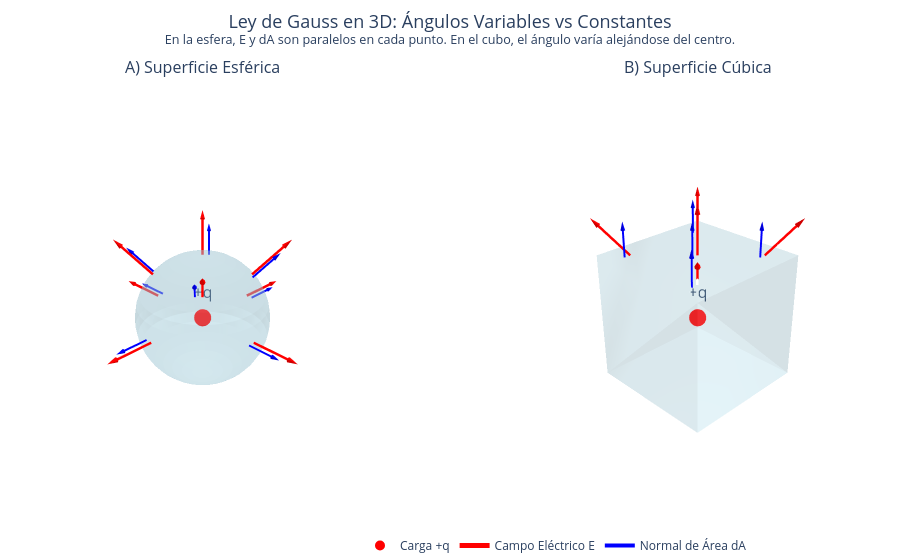

The notebook cell this image was saved under:
### Markdown cell above
## Análisis del Flujo

En la superficie de nuestra esfera imaginaria ocurren dos cosas vitales:
* El vector normal $d\vec{A}$ apunta radialmente hacia afuera en cada punto. Como el campo $\vec{E}$ también apunta radialmente hacia afuera, ambos vectores son paralelos ($\theta = 0^\circ$). Por tanto, el producto punto se simplifica: $\vec{E} \cdot d\vec{A} = E \, dA$.
* Todos los puntos de la esfera están a la misma distancia $r$ de la carga. Por simetría, la magnitud del campo $E$ debe ser constante en toda la superficie. 

## Planteamiento Matemático

Tomamos la Ley de Gauss y aplicamos nuestras simplificaciones:

$$\oint_{S} \vec{E} \cdot d\vec{A} = \frac{q_{\text{enc}}}{\epsilon_0}$$
$$\oint_{S} E \, dA = \frac{Q}{\epsilon_0}$$

Como $E$ es constante en nuestra esfera, ¡la sacamos de la integral!

$$E \oint_{S} dA = \frac{Q}{\epsilon_0}$$

¿Qué es $\oint dA$? Es simplemente el área total de nuestra superficie esférica. Sabiendo que el área de una esfera es $4\pi r^2$, sustituimos:

$$E (4\pi r^2) = \frac{Q}{\epsilon_0}$$

## Resultado Final

Despejamos $E$ y reorganizamos los términos:

$$E = \frac{1}{4\pi\epsilon_0} \frac{Q}{r^2}$$

¡Voilà! En apenas tres líneas de álgebra, hemos llegado exactamente a la misma ecuación empírica descubierta por Charles-Augustin de Coulomb. Sin integrales complejas, solo geometría y simetría.

### Code cell
# import numpy as np
# import plotly.graph_objects as go
# from plotly.subplots import make_subplots
# 
# def generar_comparacion_gauss_3d():
#     # ==========================================
#     # 1. CONFIGURACIÓN INICIAL DE LA FIGURA
#     # ==========================================
#     # Creamos un lienzo con 1 fila y 2 columnas preparadas para gráficos 3D ('scene')
#     fig = make_subplots(
#         rows=1, cols=2,
#         specs=[[{'type': 'scene'}, {'type': 'scene'}]],
#         subplot_titles=("A) Superficie Esférica", "B) Superficie Cúbica")
#     )
# 
#     # Parámetros físicos y visuales compartidos
#     R = 2.0  # Radio de la esfera
#     L = 2.0  # Mitad de la longitud de la arista del cubo (va de -2 a 2)
#     L_flecha_E = 1.2   # Largo del vector Campo Eléctrico para visualización
#     L_flecha_dA = 0.8  # Largo del vector Diferencial de Área para visualización
#     color_E = 'red'    # Color para el Campo Eléctrico
#     color_dA = 'blue'  # Color para el Vector Normal
#     color_S = 'lightblue' # Color de las superficies gaussianas
# 
#     # ==========================================
#     # CASO A: LA ESFERA (Lado Izquierdo)
#     # ==========================================
#     # Generamos la malla de la esfera usando coordenadas esféricas
#     u = np.linspace(0, 2 * np.pi, 40) # Ángulo acimutal (theta en física, de 0 a 2pi)
#     v = np.linspace(0, np.pi, 20)     # Ángulo polar (phi en física, de 0 a pi)
#     
#     # Conversión a coordenadas cartesianas para trazar la superficie
#     x_sph = R * np.outer(np.cos(u), np.sin(v))
#     y_sph = R * np.outer(np.sin(u), np.sin(v))
#     z_sph = R * np.outer(np.ones(np.size(u)), np.cos(v))
# 
#     # Añadimos la capa de la superficie esférica semitransparente
#     fig.add_trace(go.Surface(
#         x=x_sph, y=y_sph, z=z_sph,
#         opacity=0.3, colorscale=[[0, color_S], [1, color_S]], showscale=False, hoverinfo='skip'
#     ), row=1, col=1)
# 
#     # Añadimos la carga puntual en el origen (0,0,0)
#     fig.add_trace(go.Scatter3d(
#         x=[0], y=[0], z=[0], mode='markers+text',
#         marker=dict(size=10, color='red'), text=['+q'], textfont=dict(size=16), name='Carga +q', hoverinfo='skip'
#     ), row=1, col=1)
# 
#     # Definimos puntos de muestra sobre la esfera para dibujar los vectores
#     # Usamos coordenadas (acimutal, polar) para ubicarlos en distintos octantes y el ecuador
#     puntos_esfera = [(np.pi/4, np.pi/4), (3*np.pi/4, np.pi/4), (5*np.pi/4, np.pi/4), (7*np.pi/4, np.pi/4),
#                      (0, np.pi/2), (np.pi/2, np.pi/2), (np.pi, np.pi/2), (3*np.pi/2, np.pi/2)]
# 
#     for phi, theta in puntos_esfera:
#         # Convertimos el punto de origen de los vectores a cartesianas
#         px = R * np.cos(phi) * np.sin(theta)
#         py = R * np.sin(phi) * np.sin(theta)
#         pz = R * np.cos(theta)
# 
#         # Cálculo del Vector E: Sale radialmente desde el origen
#         dir_E = np.array([px, py, pz]) / R # Vector unitario radial
#         Ex, Ey, Ez = dir_E * L_flecha_E    # Escalamos a la longitud visual deseada
#         
#         # Cálculo del Vector dA: En una esfera, la normal también es estrictamente radial
#         dAx, dAy, dAz = dir_E * L_flecha_dA
#         
#         # Pequeño desplazamiento (offset) para que las flechas E y dA no se tapen exactamente
#         offset = 0.2
#         px_dA = px + offset * np.sin(phi)
#         py_dA = py - offset * np.cos(phi)
# 
#         # Dibujamos el "tallo" (línea) y la "punta" (cono) de la flecha roja (Campo E)
#         fig.add_trace(go.Scatter3d(x=[px, px+Ex], y=[py, py+Ey], z=[pz, pz+Ez], mode='lines', line=dict(color=color_E, width=5), hoverinfo='skip', showlegend=False), row=1, col=1)
#         fig.add_trace(go.Cone(x=[px+Ex], y=[py+Ey], z=[pz+Ez], u=[Ex], v=[Ey], w=[Ez], sizemode='absolute', sizeref=0.3, anchor='tail', colorscale=[[0, color_E], [1, color_E]], showscale=False, hoverinfo='skip'), row=1, col=1)
#         
#         # Dibujamos el "tallo" y la "punta" de la flecha azul (Área dA)
#         fig.add_trace(go.Scatter3d(x=[px_dA, px_dA+dAx], y=[py_dA, py_dA+dAy], z=[pz, pz+dAz], mode='lines', line=dict(color=color_dA, width=4), hoverinfo='skip', showlegend=False), row=1, col=1)
#         fig.add_trace(go.Cone(x=[px_dA+dAx], y=[py_dA+dAy], z=[pz+dAz], u=[dAx], v=[dAy], w=[dAz], sizemode='absolute', sizeref=0.25, anchor='tail', colorscale=[[0, color_dA], [1, color_dA]], showscale=False, hoverinfo='skip'), row=1, col=1)
# 
# 
#     # ==========================================
#     # CASO B: EL CUBO (Lado Derecho)
#     # ==========================================
#     # Generamos la malla del cubo definiendo sus 8 vértices y cómo se conectan las caras
#     x_cub = [-L, L, L, -L, -L, L, L, -L]
#     y_cub = [-L, -L, L, L, -L, -L, L, L]
#     z_cub = [-L, -L, -L, -L, L, L, L, L]
#     i_cub = [7, 0, 0, 0, 4, 4, 6, 6, 4, 0, 3, 2] # Índices de triangulación para las caras
#     j_cub = [3, 4, 1, 2, 5, 6, 5, 2, 0, 1, 6, 3]
#     k_cub = [0, 7, 2, 3, 6, 7, 1, 1, 5, 5, 7, 6]
# 
#     # Añadimos la superficie del cubo
#     fig.add_trace(go.Mesh3d(
#         x=x_cub, y=y_cub, z=z_cub, i=i_cub, j=j_cub, k=k_cub,
#         opacity=0.2, color=color_S, hoverinfo='skip'
#     ), row=1, col=2)
# 
#     # Añadimos la carga puntual en el centro del cubo
#     fig.add_trace(go.Scatter3d(
#         x=[0], y=[0], z=[0], mode='markers+text',
#         marker=dict(size=10, color='red'), text=['+q'], textfont=dict(size=16), showlegend=False, hoverinfo='skip'
#     ), row=1, col=2)
# 
#     # Elegimos puntos de muestra SOLO en la cara superior (plano z = L) para ilustrar el problema
#     puntos_cubo = [
#         (0, 0, L),           # Centro de la cara superior (donde E y dA sí son paralelos)
#         (L/1.5, L/1.5, L),   # Esquina superior derecha
#         (-L/1.5, L/1.5, L),  # Esquina superior izquierda
#         (L/1.5, -L/1.5, L),  # Esquina inferior derecha
#         (-L/1.5, -L/1.5, L)  # Esquina inferior izquierda
#     ]
# 
#     for px, py, pz in puntos_cubo:
#         # Vector E: Siempre irradia desde el origen (0,0,0)
#         dist = np.sqrt(px**2 + py**2 + pz**2)
#         dir_E = np.array([px, py, pz]) / dist # Vector unitario
#         Ex, Ey, Ez = dir_E * L_flecha_E
#         
#         # Vector dA: En la cara superior, la normal SIEMPRE apunta recto hacia arriba (eje z positivo)
#         dir_dA = np.array([0, 0, 1])
#         dAx, dAy, dAz = dir_dA * L_flecha_dA
# 
#         # Pequeño desplazamiento lateral para que no se pisen en el centro
#         offset = 0.2
#         px_dA = px + offset
#         py_dA = py
# 
#         # Dibujamos flecha roja (Campo E)
#         fig.add_trace(go.Scatter3d(x=[px, px+Ex], y=[py, py+Ey], z=[pz, pz+Ez], mode='lines', line=dict(color=color_E, width=5), hoverinfo='skip', showlegend=False), row=1, col=2)
#         fig.add_trace(go.Cone(x=[px+Ex], y=[py+Ey], z=[pz+Ez], u=[Ex], v=[Ey], w=[Ez], sizemode='absolute', sizeref=0.3, anchor='tail', colorscale=[[0, color_E], [1, color_E]], showscale=False, hoverinfo='skip'), row=1, col=2)
#         
#         # Dibujamos flecha azul (Área dA)
#         fig.add_trace(go.Scatter3d(x=[px_dA, px_dA+dAx], y=[py_dA, py_dA+dAy], z=[pz, pz+dAz], mode='lines', line=dict(color=color_dA, width=4), hoverinfo='skip', showlegend=False), row=1, col=2)
#         fig.add_trace(go.Cone(x=[px_dA+dAx], y=[py_dA+dAy], z=[pz+dAz], u=[dAx], v=[dAy], w=[dAz], sizemode='absolute', sizeref=0.25, anchor='tail', colorscale=[[0, color_dA], [1, color_dA]], showscale=False, hoverinfo='skip'), row=1, col=2)
# 
# 
#     # ==========================================
#     # 3. LEYENDAS Y ESTILOS GLOBALES
#     # ==========================================
#     # Trazas "fantasma" (invisibles) solo para que aparezcan en la leyenda principal
#     fig.add_trace(go.Scatter3d(x=[None], y=[None], z=[None], mode='lines', line=dict(color=color_E, width=5), name='Campo Eléctrico E'))
#     fig.add_trace(go.Scatter3d(x=[None], y=[None], z=[None], mode='lines', line=dict(color=color_dA, width=4), name='Normal de Área dA'))
# 
#     # Restringimos los ejes a un cubo de contención exacto de -3.5 a 3.5.
#     # Esto evita el bug donde la esfera se deforma y se vuelve un elipsoide al rotarla.
#     axis_settings = dict(visible=False, range=[-3.5, 3.5])
#     scene_config = dict(
#         xaxis=axis_settings,
#         yaxis=axis_settings,
#         zaxis=axis_settings,
#         camera=dict(eye=dict(x=1.5, y=1.5, z=1.2)), # Posición inicial de la cámara
#         aspectmode='cube' # Fuerza a que la caja que contiene la gráfica sea un cubo perfecto
#     )
# 
#     # Aplicamos la configuración a ambos paneles y al título
#     fig.update_layout(
#         title=dict(
#             text="Ley de Gauss en 3D: Ángulos Variables vs Constantes<br><sup>En la esfera, E y dA son paralelos en cada punto. En el cubo, el ángulo varía alejándose del centro.</sup>",
#             x=0.5, y=0.95, font=dict(size=18)
#         ),
#         scene=scene_config,
#         scene2=scene_config,
#         margin=dict(l=0, r=0, b=0, t=80),
#         legend=dict(x=0.4, y=0.05, orientation="h", bgcolor='rgba(255, 255, 255, 0.8)')
#     )
# 
#     # Mostramos el gráfico interactivo en el cuaderno y lo exportamos para el libro
#     # fig.show()
#     # fig.write_html("gauss_comparacion_3d.html", include_plotlyjs='cdn')
#     # print("¡Listo! Archivo 'gauss_comparacion_3d.html' guardado con éxito y distorsión corregida.")
# 
# # Ejecutar la función
# # generar_comparacion_gauss_3d()

### Figure 1 — Plotly figure (JSON) as saved in the notebook; plotly's stock layout.template omitted (floating-point values rounded to 4 significant figures; data arrays with more than 128 entries replaced by an {"elided": "..."} marker saying what was removed)
{"data": [{"colorscale": [[0, "lightblue"], [1, "lightblue"]], "hoverinfo": "skip", "opacity": 0.3, "scene": "scene", "showscale": false, "type": "surface", "x": {"elided": "40x20 float values"}, "y": {"elided": "40x20 float values"}, "z": {"elided": "40x20 float values"}}, {"hoverinfo": "skip", "marker": {"color": "red", "size": 10}, "mode": "markers+text", "name": "Carga +q", "scene": "scene", "text": ["+q"], "textfont": {"size": 16}, "type": "scatter3d", "x": [0], "y": [0], "z": [0]}, {"hoverinfo": "skip", "line": {"color": "red", "width": 5}, "mode": "lines", "scene": "scene", "showlegend": false, "type": "scatter3d", "x": [1, 1.6], "y": [1.0, 1.6], "z": [1.414, 2.263]}, {"anchor": "tail", "colorscale": [[0, "red"], [1, "red"]], "hoverinfo": "skip", "scene": "scene", "showscale": false, "sizemode": "absolute", "sizeref": 0.3, "type": "cone", "u": [0.6], "v": [0.6], "w": [0.8485], "x": [1.6], "y": [1.6], "z": [2.263]}, {"hoverinfo": "skip", "line": {"color": "blue", "width": 4}, "mode": "lines", "scene": "scene", "showlegend": false, "type": "scatter3d", "x": [1.141, 1.541], "y": [0.8586, 1.259], "z": [1.414, 1.98]}, {"anchor": "tail", "colorscale": [[0, "blue"], [1, "blue"]], "hoverinfo": "skip", "scene": "scene", "showscale": false, "sizemode": "absolute", "sizeref": 0.25, "type": "cone", "u": [0.4], "v": [0.4], "w": [0.5657], "x": [1.541], "y": [1.259], "z": [1.98]}, {"hoverinfo": "skip", "line": {"color": "red", "width": 5}, "mode": "lines", "scene": "scene", "showlegend": false, "type": "scatter3d", "x": [-1.0, -1.6], "y": [1, 1.6], "z": [1.414, 2.263]}, {"anchor": "tail", "colorscale": [[0, "red"], [1, "red"]], "hoverinfo": "skip", "scene": "scene", "showscale": false, "sizemode": "absolute", "sizeref": 0.3, "type": "cone", "u": [-0.6], "v": [0.6], "w": [0.8485], "x": [-1.6], "y": [1.6], "z": [2.263]}, {"hoverinfo": "skip", "line": {"color": "blue", "width": 4}, "mode": "lines", "scene": "scene", "showlegend": false, "type": "scatter3d", "x": [-0.8586, -1.259], "y": [1.141, 1.541], "z": [1.414, 1.98]}, {"anchor": "tail", "colorscale": [[0, "blue"], [1, "blue"]], "hoverinfo": "skip", "scene": "scene", "showscale": false, "sizemode": "absolute", "sizeref": 0.25, "type": "cone", "u": [-0.4], "v": [0.4], "w": [0.5657], "x": [-1.259], "y": [1.541], "z": [1.98]}, {"hoverinfo": "skip", "line": {"color": "red", "width": 5}, "mode": "lines", "scene": "scene", "showlegend": false, "type": "scatter3d", "x": [-1.0, -1.6], "y": [-1.0, -1.6], "z": [1.414, 2.263]}, {"anchor": "tail", "colorscale": [[0, "red"], [1, "red"]], "hoverinfo": "skip", "scene": "scene", "showscale": false, "sizemode": "absolute", "sizeref": 0.3, "type": "cone", "u": [-0.6], "v": [-0.6], "w": [0.8485], "x": [-1.6], "y": [-1.6], "z": [2.263]}, {"hoverinfo": "skip", "line": {"color": "blue", "width": 4}, "mode": "lines", "scene": "scene", "showlegend": false, "type": "scatter3d", "x": [-1.141, -1.541], "y": [-0.8586, -1.259], "z": [1.414, 1.98]}, {"anchor": "tail", "colorscale": [[0, "blue"], [1, "blue"]], "hoverinfo": "skip", "scene": "scene", "showscale": false, "sizemode": "absolute", "sizeref": 0.25, "type": "cone", "u": [-0.4], "v": [-0.4], "w": [0.5657], "x": [-1.541], "y": [-1.259], "z": [1.98]}, {"hoverinfo": "skip", "line": {"color": "red", "width": 5}, "mode": "lines", "scene": "scene", "showlegend": false, "type": "scatter3d", "x": [1.0, 1.6], "y": [-1.0, -1.6], "z": [1.414, 2.263]}, {"anchor": "tail", "colorscale": [[0, "red"], [1, "red"]], "hoverinfo": "skip", "scene": "scene", "showscale": false, "sizemode": "absolute", "sizeref": 0.3, "type": "cone", "u": [0.6], "v": [-0.6], "w": [0.8485], "x": [1.6], "y": [-1.6], "z": [2.263]}, {"hoverinfo": "skip", "line": {"color": "blue", "width": 4}, "mode": "lines", "scene": "scene", "showlegend": false, "type": "scatter3d", "x": [0.8586, 1.259], "y": [-1.141, -1.541], "z": [1.414, 1.98]}, {"anchor": "tail", "colorscale": [[0, "blue"], [1, "blue"]], "hoverinfo": "skip", "scene": "scene", "showscale": false, "sizemode": "absolute", "sizeref": 0.25, "type": "cone", "u": [0.4], "v": [-0.4], "w": [0.5657], "x": [1.259], "y": [-1.541], "z": [1.98]}, {"hoverinfo": "skip", "line": {"color": "red", "width": 5}, "mode": "lines", "scene": "scene", "showlegend": false, "type": "scatter3d", "x": [2, 3.2], "y": [0, 0], "z": [1.225e-16, 1.959e-16]}, {"anchor": "tail", "colorscale": [[0, "red"], [1, "red"]], "hoverinfo": "skip", "scene": "scene", "showscale": false, "sizemode": "absolute", "sizeref": 0.3, "type": "cone", "u": [1.2], "v": [0], "w": [7.348e-17], "x": [3.2], "y": [0], "z": [1.959e-16]}, {"hoverinfo": "skip", "line": {"color": "blue", "width": 4}, "mode": "lines", "scene": "scene", "showlegend": false, "type": "scatter3d", "x": [2, 2.8], "y": [-0.2, -0.2], "z": [1.225e-16, 1.715e-16]}, {"anchor": "tail", "colorscale": [[0, "blue"], [1, "blue"]], "hoverinfo": "skip", "scene": "scene", "showscale": false, "sizemode": "absolute", "sizeref": 0.25, "type": "cone", "u": [0.8], "v": [0], "w": [4.899e-17], "x": [2.8], "y": [-0.2], "z": [1.715e-16]}, {"hoverinfo": "skip", "line": {"color": "red", "width": 5}, "mode": "lines", "scene": "scene", "showlegend": false, "type": "scatter3d", "x": [1.225e-16, 1.959e-16], "y": [2, 3.2], "z": [1.225e-16, 1.959e-16]}, {"anchor": "tail", "colorscale": [[0, "red"], [1, "red"]], "hoverinfo": "skip", "scene": "scene", "showscale": false, "sizemode": "absolute", "sizeref": 0.3, "type": "cone", "u": [7.348e-17], "v": [1.2], "w": [7.348e-17], "x": [1.959e-16], "y": [3.2], "z": [1.959e-16]}, {"hoverinfo": "skip", "line": {"color": "blue", "width": 4}, "mode": "lines", "scene": "scene", "showlegend": false, "type": "scatter3d", "x": [0.2, 0.2], "y": [2, 2.8], "z": [1.225e-16, 1.715e-16]}, {"anchor": "tail", "colorscale": [[0, "blue"], [1, "blue"]], "hoverinfo": "skip", "scene": "scene", "showscale": false, "sizemode": "absolute", "sizeref": 0.25, "type": "cone", "u": [4.899e-17], "v": [0.8], "w": [4.899e-17], "x": [0.2], "y": [2.8], "z": [1.715e-16]}, {"hoverinfo": "skip", "line": {"color": "red", "width": 5}, "mode": "lines", "scene": "scene", "showlegend": false, "type": "scatter3d", "x": [-2, -3.2], "y": [2.449e-16, 3.919e-16], "z": [1.225e-16, 1.959e-16]}, {"anchor": "tail", "colorscale": [[0, "red"], [1, "red"]], "hoverinfo": "skip", "scene": "scene", "showscale": false, "sizemode": "absolute", "sizeref": 0.3, "type": "cone", "u": [-1.2], "v": [1.47e-16], "w": [7.348e-17], "x": [-3.2], "y": [3.919e-16], "z": [1.959e-16]}, {"hoverinfo": "skip", "line": {"color": "blue", "width": 4}, "mode": "lines", "scene": "scene", "showlegend": false, "type": "scatter3d", "x": [-2, -2.8], "y": [0.2, 0.2], "z": [1.225e-16, 1.715e-16]}, {"anchor": "tail", "colorscale": [[0, "blue"], [1, "blue"]], "hoverinfo": "skip", "scene": "scene", "showscale": false, "sizemode": "absolute", "sizeref": 0.25, "type": "cone", "u": [-0.8], "v": [9.797e-17], "w": [4.899e-17], "x": [-2.8], "y": [0.2], "z": [1.715e-16]}, {"hoverinfo": "skip", "line": {"color": "red", "width": 5}, "mode": "lines", "scene": "scene", "showlegend": false, "type": "scatter3d", "x": [-3.674e-16, -5.878e-16], "y": [-2, -3.2], "z": [1.225e-16, 1.959e-16]}, {"anchor": "tail", "colorscale": [[0, "red"], [1, "red"]], "hoverinfo": "skip", "scene": "scene", "showscale": false, "sizemode": "absolute", "sizeref": 0.3, "type": "cone", "u": [-2.204e-16], "v": [-1.2], "w": [7.348e-17], "x": [-5.878e-16], "y": [-3.2], "z": [1.959e-16]}, {"hoverinfo": "skip", "line": {"color": "blue", "width": 4}, "mode": "lines", "scene": "scene", "showlegend": false, "type": "scatter3d", "x": [-0.2, -0.2], "y": [-2, -2.8], "z": [1.225e-16, 1.715e-16]}, {"anchor": "tail", "colorscale": [[0, "blue"], [1, "blue"]], "hoverinfo": "skip", "scene": "scene", "showscale": false, "sizemode": "absolute", "sizeref": 0.25, "type": "cone", "u": [-1.47e-16], "v": [-0.8], "w": [4.899e-17], "x": [-0.2], "y": [-2.8], "z": [1.715e-16]}, {"color": "lightblue", "hoverinfo": "skip", "i": [7, 0, 0, 0, 4, 4, 6, 6, 4, 0, 3, 2], "j": [3, 4, 1, 2, 5, 6, 5, 2, 0, 1, 6, 3], "k": [0, 7, 2, 3, 6, 7, 1, 1, 5, 5, 7, 6], "opacity": 0.2, "scene": "scene2", "type": "mesh3d", "x": [-2, 2, 2, -2, -2, 2, 2, -2], "y": [-2, -2, 2, 2, -2, -2, 2, 2], "z": [-2, -2, -2, -2, 2, 2, 2, 2]}, {"hoverinfo": "skip", "marker": {"color": "red", "size": 10}, "mode": "markers+text", "scene": "scene2", "showlegend": false, "text": ["+q"], "textfont": {"size": 16}, "type": "scatter3d", "x": [0], "y": [0], "z": [0]}, {"hoverinfo": "skip", "line": {"color": "red", "width": 5}, "mode": "lines", "scene": "scene2", "showlegend": false, "type": "scatter3d", "x": [0, 0], "y": [0, 0], "z": [2, 3.2]}, {"anchor": "tail", "colorscale": [[0, "red"], [1, "red"]], "hoverinfo": "skip", "scene": "scene2", "showscale": false, "sizemode": "absolute", "sizeref": 0.3, "type": "cone", "u": [0], "v": [0], "w": [1.2], "x": [0], "y": [0], "z": [3.2]}, {"hoverinfo": "skip", "line": {"color": "blue", "width": 4}, "mode": "lines", "scene": "scene2", "showlegend": false, "type": "scatter3d", "x": [0.2, 0.2], "y": [0, 0], "z": [2, 2.8]}, {"anchor": "tail", "colorscale": [[0, "blue"], [1, "blue"]], "hoverinfo": "skip", "scene": "scene2", "showscale": false, "sizemode": "absolute", "sizeref": 0.25, "type": "cone", "u": [0], "v": [0], "w": [0.8], "x": [0.2], "y": [0], "z": [2.8]}, {"hoverinfo": "skip", "line": {"color": "red", "width": 5}, "mode": "lines", "scene": "scene2", "showlegend": false, "type": "scatter3d", "x": [1.333, 1.915], "y": [1.333, 1.915], "z": [2, 2.873]}, {"anchor": "tail", "colorscale": [[0, "red"], [1, "red"]], "hoverinfo": "skip", "scene": "scene2", "showscale": false, "sizemode": "absolute", "sizeref": 0.3, "type": "cone", "u": [0.5821], "v": [0.5821], "w": [0.8731], "x": [1.915], "y": [1.915], "z": [2.873]}, {"hoverinfo": "skip", "line": {"color": "blue", "width": 4}, "mode": "lines", "scene": "scene2", "showlegend": false, "type": "scatter3d", "x": [1.533, 1.533], "y": [1.333, 1.333], "z": [2, 2.8]}, {"anchor": "tail", "colorscale": [[0, "blue"], [1, "blue"]], "hoverinfo": "skip", "scene": "scene2", "showscale": false, "sizemode": "absolute", "sizeref": 0.25, "type": "cone", "u": [0], "v": [0], "w": [0.8], "x": [1.533], "y": [1.333], "z": [2.8]}, {"hoverinfo": "skip", "line": {"color": "red", "width": 5}, "mode": "lines", "scene": "scene2", "showlegend": false, "type": "scatter3d", "x": [-1.333, -1.915], "y": [1.333, 1.915], "z": [2, 2.873]}, {"anchor": "tail", "colorscale": [[0, "red"], [1, "red"]], "hoverinfo": "skip", "scene": "scene2", "showscale": false, "sizemode": "absolute", "sizeref": 0.3, "type": "cone", "u": [-0.5821], "v": [0.5821], "w": [0.8731], "x": [-1.915], "y": [1.915], "z": [2.873]}, {"hoverinfo": "skip", "line": {"color": "blue", "width": 4}, "mode": "lines", "scene": "scene2", "showlegend": false, "type": "scatter3d", "x": [-1.133, -1.133], "y": [1.333, 1.333], "z": [2, 2.8]}, {"anchor": "tail", "colorscale": [[0, "blue"], [1, "blue"]], "hoverinfo": "skip", "scene": "scene2", "showscale": false, "sizemode": "absolute", "sizeref": 0.25, "type": "cone", "u": [0], "v": [0], "w": [0.8], "x": [-1.133], "y": [1.333], "z": [2.8]}, {"hoverinfo": "skip", "line": {"color": "red", "width": 5}, "mode": "lines", "scene": "scene2", "showlegend": false, "type": "scatter3d", "x": [1.333, 1.915], "y": [-1.333, -1.915], "z": [2, 2.873]}, {"anchor": "tail", "colorscale": [[0, "red"], [1, "red"]], "hoverinfo": "skip", "scene": "scene2", "showscale": false, "sizemode": "absolute", "sizeref": 0.3, "type": "cone", "u": [0.5821], "v": [-0.5821], "w": [0.8731], "x": [1.915], "y": [-1.915], "z": [2.873]}, {"hoverinfo": "skip", "line": {"color": "blue", "width": 4}, "mode": "lines", "scene": "scene2", "showlegend": false, "type": "scatter3d", "x": [1.533, 1.533], "y": [-1.333, -1.333], "z": [2, 2.8]}, {"anchor": "tail", "colorscale": [[0, "blue"], [1, "blue"]], "hoverinfo": "skip", "scene": "scene2", "showscale": false, "sizemode": "absolute", "sizeref": 0.25, "type": "cone", "u": [0], "v": [0], "w": [0.8], "x": [1.533], "y": [-1.333], "z": [2.8]}, {"hoverinfo": "skip", "line": {"color": "red", "width": 5}, "mode": "lines", "scene": "scene2", "showlegend": false, "type": "scatter3d", "x": [-1.333, -1.915], "y": [-1.333, -1.915], "z": [2, 2.873]}, {"anchor": "tail", "colorscale": [[0, "red"], [1, "red"]], "hoverinfo": "skip", "scene": "scene2", "showscale": false, "sizemode": "absolute", "sizeref": 0.3, "type": "cone", "u": [-0.5821], "v": [-0.5821], "w": [0.8731], "x": [-1.915], "y": [-1.915], "z": [2.873]}, {"hoverinfo": "skip", "line": {"color": "blue", "width": 4}, "mode": "lines", "scene": "scene2", "showlegend": false, "type": "scatter3d", "x": [-1.133, -1.133], "y": [-1.333, -1.333], "z": [2, 2.8]}, {"anchor": "tail", "colorscale": [[0, "blue"], [1, "blue"]], "hoverinfo": "skip", "scene": "scene2", "showscale": false, "sizemode": "absolute", "sizeref": 0.25, "type": "cone", "u": [0], "v": [0], "w": [0.8], "x": [-1.133], "y": [-1.333], "z": [2.8]}, {"line": {"color": "red", "width": 5}, "mode": "lines", "name": "Campo Eléctrico E", "type": "scatter3d", "x": [null], "y": [null], "z": [null]}, {"line": {"color": "blue", "width": 4}, "mode": "lines", "name": "Normal de Área dA", "type": "scatter3d", "x": [null], "y": [null], "z": [null]}], "layout": {"annotations": [{"font": {"size": 16}, "showarrow": false, "text": "A) Superficie Esférica", "x": 0.225, "xanchor": "center", "xref": "paper", "y": 1, "yanchor": "bottom", "yref": "paper"}, {"font": {"size": 16}, "showarrow": false, "text": "B) Superficie Cúbica", "x": 0.775, "xanchor": "center", "xref": "paper", "y": 1, "yanchor": "bottom", "yref": "paper"}], "legend": {"bgcolor": "rgba(255, 255, 255, 0.8)", "orientation": "h", "x": 0.4, "y": 0.05}, "margin": {"b": 0, "l": 0, "r": 0, "t": 80}, "scene": {"aspectmode": "cube", "camera": {"eye": {"x": 1.5, "y": 1.5, "z": 1.2}}, "domain": {"x": [0, 0.45], "y": [0, 1]}, "xaxis": {"range": [-3.5, 3.5], "visible": false}, "yaxis": {"range": [-3.5, 3.5], "visible": false}, "zaxis": {"range": [-3.5, 3.5], "visible": false}}, "scene2": {"aspectmode": "cube", "camera": {"eye": {"x": 1.5, "y": 1.5, "z": 1.2}}, "domain": {"x": [0.55, 1], "y": [0, 1]}, "xaxis": {"range": [-3.5, 3.5], "visible": false}, "yaxis": {"range": [-3.5, 3.5], "visible": false}, "zaxis": {"range": [-3.5, 3.5], "visible": false}}, "title": {"font": {"size": 18}, "text": "Ley de Gauss en 3D: Ángulos Variables vs Constantes<br><sup>En la esfera, E y dA son paralelos en cada punto. En el cubo, el ángulo varía alejándose del centro.</sup>", "x": 0.5, "y": 0.95}}}
